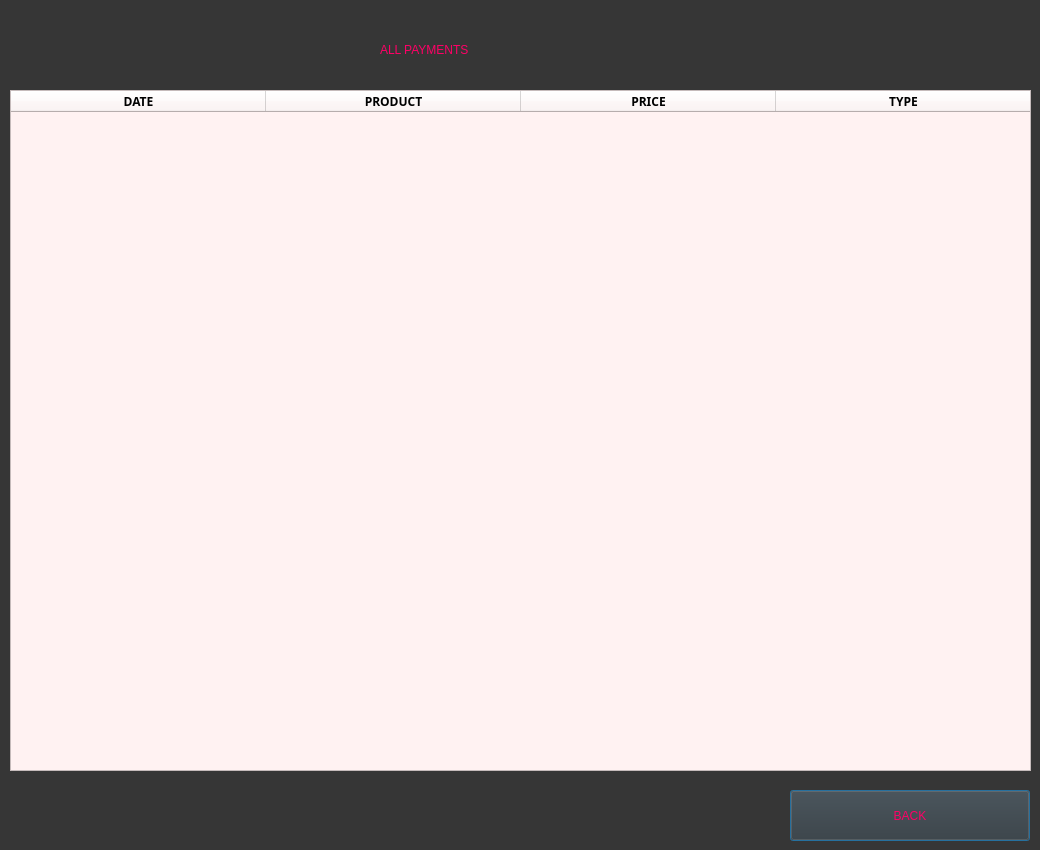
<?xml version="1.0" encoding="UTF-8"?>
<ui version="4.0">
 <class>Dialog</class>
 <widget class="QDialog" name="Dialog">
  <property name="geometry">
   <rect>
    <x>0</x>
    <y>0</y>
    <width>1040</width>
    <height>850</height>
   </rect>
  </property>
  <property name="windowTitle">
   <string>Dialog</string>
  </property>
  <property name="styleSheet">
   <string notr="true">background-color: rgb(54, 54, 54);</string>
  </property>
  <widget class="QLabel" name="label_menu">
   <property name="geometry">
    <rect>
     <x>380</x>
     <y>20</y>
     <width>280</width>
     <height>60</height>
    </rect>
   </property>
   <property name="styleSheet">
    <string notr="true">color: rgb(255, 0, 102); 
font: 87 20pt &quot;Arial Black&quot;;</string>
   </property>
   <property name="text">
    <string>ALL PAYMENTS</string>
   </property>
  </widget>
  <widget class="QLabel" name="label_warning">
   <property name="geometry">
    <rect>
     <x>10</x>
     <y>800</y>
     <width>351</width>
     <height>31</height>
    </rect>
   </property>
   <property name="styleSheet">
    <string notr="true">color:rgb(255,255,255); font: 87 14pt &quot;Arial Black&quot;;</string>
   </property>
   <property name="text">
    <string/>
   </property>
  </widget>
  <widget class="QPushButton" name="button_back">
   <property name="geometry">
    <rect>
     <x>790</x>
     <y>790</y>
     <width>240</width>
     <height>51</height>
    </rect>
   </property>
   <property name="mouseTracking">
    <bool>true</bool>
   </property>
   <property name="autoFillBackground">
    <bool>false</bool>
   </property>
   <property name="styleSheet">
    <string notr="true">font: 87 14pt &quot;Arial Black&quot;;
color:rgb(255,0,102);</string>
   </property>
   <property name="text">
    <string>BACK</string>
   </property>
   <property name="checkable">
    <bool>false</bool>
   </property>
  </widget>
  <widget class="QTableWidget" name="tableWidget">
   <property name="geometry">
    <rect>
     <x>10</x>
     <y>90</y>
     <width>1021</width>
     <height>681</height>
    </rect>
   </property>
   <property name="font">
    <font>
     <family>Arial</family>
     <pointsize>8</pointsize>
     <weight>50</weight>
     <bold>false</bold>
     <underline>false</underline>
     <stylestrategy>PreferDefault</stylestrategy>
     <kerning>true</kerning>
    </font>
   </property>
   <property name="layoutDirection">
    <enum>Qt::LeftToRight</enum>
   </property>
   <property name="styleSheet">
    <string notr="true">background-color: rgb(255, 242, 242);</string>
   </property>
   <property name="inputMethodHints">
    <set>Qt::ImhNone</set>
   </property>
   <property name="horizontalScrollBarPolicy">
    <enum>Qt::ScrollBarAlwaysOff</enum>
   </property>
   <property name="textElideMode">
    <enum>Qt::ElideMiddle</enum>
   </property>
   <property name="rowCount">
    <number>0</number>
   </property>
   <attribute name="horizontalHeaderDefaultSectionSize">
    <number>255</number>
   </attribute>
   <column>
    <property name="text">
     <string>DATE</string>
    </property>
    <property name="font">
     <font>
      <family>Arial Black</family>
      <weight>75</weight>
      <bold>true</bold>
     </font>
    </property>
    <property name="background">
     <color>
      <red>255</red>
      <green>242</green>
      <blue>242</blue>
     </color>
    </property>
   </column>
   <column>
    <property name="text">
     <string>PRODUCT</string>
    </property>
    <property name="font">
     <font>
      <family>Arial Black</family>
      <weight>75</weight>
      <bold>true</bold>
     </font>
    </property>
    <property name="background">
     <color>
      <red>255</red>
      <green>242</green>
      <blue>242</blue>
     </color>
    </property>
   </column>
   <column>
    <property name="text">
     <string>PRICE</string>
    </property>
    <property name="font">
     <font>
      <family>Arial Black</family>
      <weight>75</weight>
      <bold>true</bold>
     </font>
    </property>
    <property name="background">
     <color>
      <red>255</red>
      <green>242</green>
      <blue>242</blue>
     </color>
    </property>
   </column>
   <column>
    <property name="text">
     <string>TYPE</string>
    </property>
    <property name="font">
     <font>
      <family>Arial Black</family>
      <weight>75</weight>
      <bold>true</bold>
     </font>
    </property>
    <property name="background">
     <color>
      <red>255</red>
      <green>242</green>
      <blue>242</blue>
     </color>
    </property>
   </column>
  </widget>
 </widget>
 <resources/>
 <connections/>
</ui>
